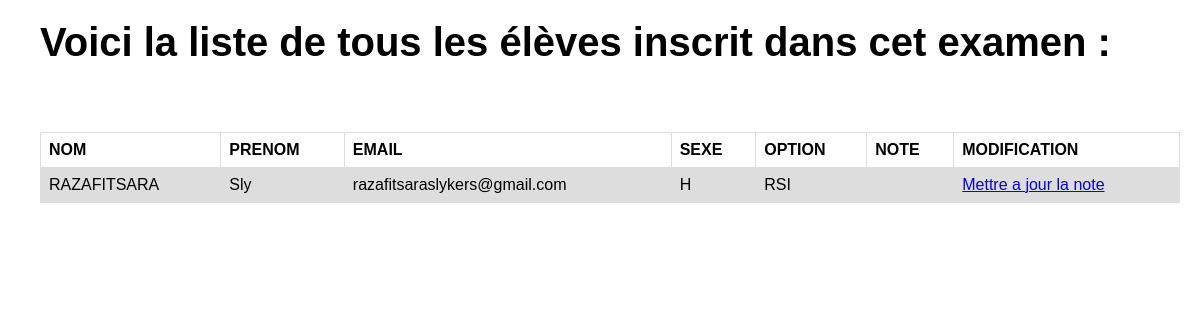
Page /traitement13.php?code=8 (signed in) on the earlier database version.
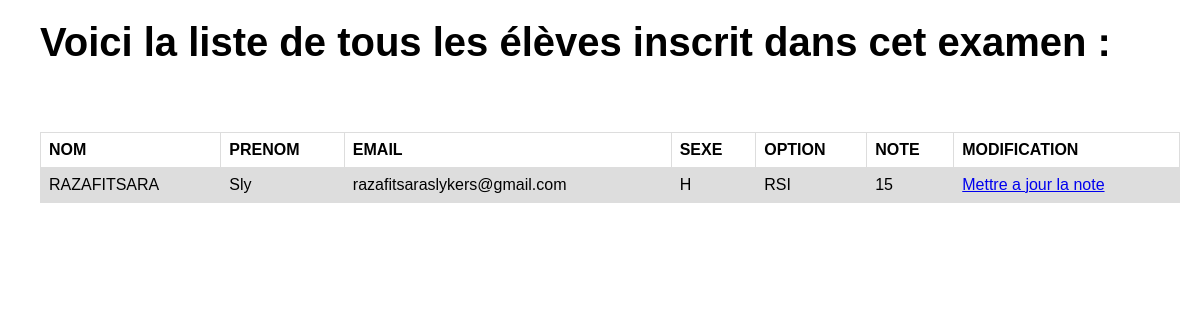
Same page on the later database version.
### tables this page shows
CREATE TABLE IF NOT EXISTS `a_examen` (
  `ex_id` int(11) NOT NULL AUTO_INCREMENT,
  `el_id` int(11) DEFAULT NULL,
  `ex_date` date DEFAULT NULL,
  `ex_note` int(3) DEFAULT NULL,
  `sa_id` int(11) DEFAULT NULL,
  `mat_id` int(11) DEFAULT NULL,
  PRIMARY KEY (`ex_id`),
  KEY `el_id` (`el_id`),
  KEY `sa_id` (`sa_id`),
  KEY `mat_id` (`mat_id`)
);

CREATE TABLE IF NOT EXISTS `t_eleve` (
  `el_id` int(11) NOT NULL AUTO_INCREMENT,
  `el_nom` varchar(30) DEFAULT NULL,
  `el_prenom` varchar(30) DEFAULT NULL,
  `el_ddn` date DEFAULT NULL,
  `el_sexe` varchar(1) DEFAULT NULL,
  `el_inscription` int(4) DEFAULT NULL,
  `el_email` varchar(40) DEFAULT NULL,
  `el_diplome` varchar(40) NOT NULL,
  `el_option` varchar(40) NOT NULL,
  PRIMARY KEY (`el_id`)
);

### traitement13.php (the view, shortened to what this page needs)
<?php
    require_once("conn.php");
    $code = $_GET['code'];
    $query1=mysqli_query($conn,"select ex_date as date from a_examen where ex_id = '$code';");
    $row=mysqli_fetch_array($query1);
    $query2=mysqli_query($conn,"select sa_id as salle from a_examen where ex_id = '$code';");
    $row1=mysqli_fetch_array($query2);
    $query3=mysqli_query($conn,"select mat_id as matiere from a_examen where ex_id = '$code';");
    $row2=mysqli_fetch_array($query3);
    $datefinal = $row['date'];
    $said = $row1['salle'];
    $matid = $row2['matiere'];
?>
<?php
    $requete = "select el.el_id as id,el.el_nom as 'nom',el.el_prenom as 'prenom',el.el_email as 'email', el.el_sexe as 'sexe', el.el_option as 'option', ex.ex_note as note, ex.ex_id as idex from t_eleve el inner join a_examen ex on ex.el_id = el.el_id where ex.sa_id = '$said' && ex.mat_id = '$matid' && ex.ex_date = '$datefinal';";
    $res = mysqli_query($conn,$requete) or die(mysqli_error());
 ?>
<h1><div><span>Voici la liste de tous les élèves inscrit dans cet examen :</span></h1>
<div>
    <table>
            <tr>
                <th>NOM</th>
                <th>PRENOM</th>
                <th>EMAIL</th>
                <th>SEXE</th>
                <th>OPTION</th>
                <th>NOTE</th>
                <th>MODIFICATION</th>
            </tr>
            <?php  while ($ress = mysqli_fetch_assoc($res))  {  ?>
            <tr>
                <td><?php echo ($ress['nom']); ?></td>
                <td><?php echo ($ress['prenom']); ?></td>
                <td><?php echo ($ress['email']); ?></td>
                <td><?php echo ($ress['sexe']); ?></td>
                <td><?php echo ($ress['option']); ?></td>
                <td><?php echo ($ress['note']); ?></td>
                <td><span><a href="traitement14.php?code=<?php echo ($ress['idex']); ?>">Mettre a jour la note</a></span></td>
            </tr>
            <?php } ?>
    </table>
</div>
 <link rel="stylesheet" type="text/css" href="style.css">

Differences in the rows shown:
changed a_examen "RAZAFITSARA": ex_note (not shown) → "15"
